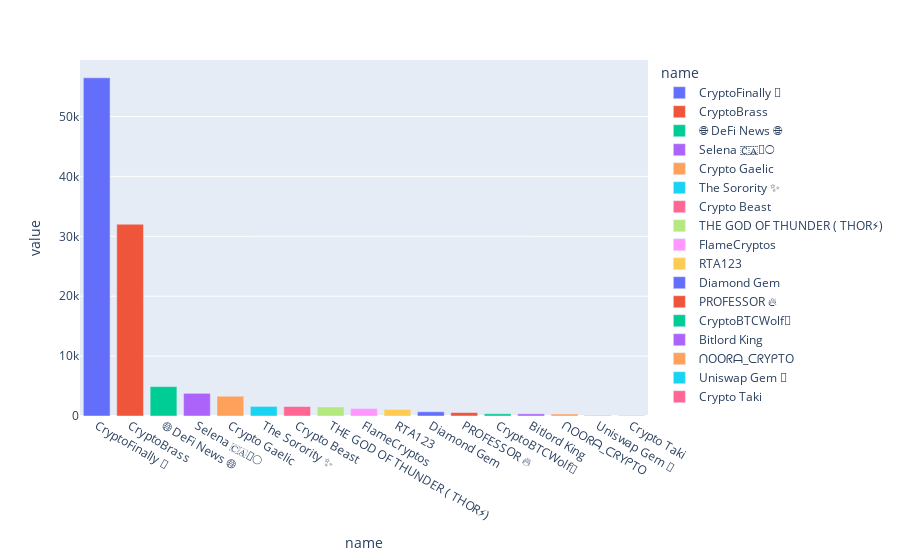

Notebook source saved alongside this figure:
### Code cell
import plotly.express as px
#df = px.data.tips()
fig = px.bar(df, x="name", y=['tweet_count'],color="name",labels=True)
fig.show()

### Figure 1 — Plotly figure (JSON) as saved in the notebook; plotly's stock layout.template omitted (floating-point values rounded to 4 significant figures)
{"data": [{"alignmentgroup": "True", "hovertemplate": "name=%{x}<br>value=%{y}<extra></extra>", "legendgroup": "CryptoFinally 💫", "marker": {"color": "#636efa"}, "name": "CryptoFinally 💫", "offsetgroup": "CryptoFinally 💫", "orientation": "v", "showlegend": true, "textposition": "auto", "type": "bar", "x": ["CryptoFinally 💫"], "xaxis": "x", "y": [56461], "yaxis": "y"}, {"alignmentgroup": "True", "hovertemplate": "name=%{x}<br>value=%{y}<extra></extra>", "legendgroup": "CryptoBrass", "marker": {"color": "#EF553B"}, "name": "CryptoBrass", "offsetgroup": "CryptoBrass", "orientation": "v", "showlegend": true, "textposition": "auto", "type": "bar", "x": ["CryptoBrass"], "xaxis": "x", "y": [32017], "yaxis": "y"}, {"alignmentgroup": "True", "hovertemplate": "name=%{x}<br>value=%{y}<extra></extra>", "legendgroup": "🌐 DeFi News 🌐", "marker": {"color": "#00cc96"}, "name": "🌐 DeFi News 🌐", "offsetgroup": "🌐 DeFi News 🌐", "orientation": "v", "showlegend": true, "textposition": "auto", "type": "bar", "x": ["🌐 DeFi News 🌐"], "xaxis": "x", "y": [4910], "yaxis": "y"}, {"alignmentgroup": "True", "hovertemplate": "name=%{x}<br>value=%{y}<extra></extra>", "legendgroup": "Selena 🇨🇦🦋🌕", "marker": {"color": "#ab63fa"}, "name": "Selena 🇨🇦🦋🌕", "offsetgroup": "Selena 🇨🇦🦋🌕", "orientation": "v", "showlegend": true, "textposition": "auto", "type": "bar", "x": ["Selena 🇨🇦🦋🌕"], "xaxis": "x", "y": [3784], "yaxis": "y"}, {"alignmentgroup": "True", "hovertemplate": "name=%{x}<br>value=%{y}<extra></extra>", "legendgroup": "Crypto Gaelic", "marker": {"color": "#FFA15A"}, "name": "Crypto Gaelic", "offsetgroup": "Crypto Gaelic", "orientation": "v", "showlegend": true, "textposition": "auto", "type": "bar", "x": ["Crypto Gaelic"], "xaxis": "x", "y": [3304], "yaxis": "y"}, {"alignmentgroup": "True", "hovertemplate": "name=%{x}<br>value=%{y}<extra></extra>", "legendgroup": "The Sorority ✨", "marker": {"color": "#19d3f3"}, "name": "The Sorority ✨", "offsetgroup": "The Sorority ✨", "orientation": "v", "showlegend": true, "textposition": "auto", "type": "bar", "x": ["The Sorority ✨"], "xaxis": "x", "y": [1601], "yaxis": "y"}, {"alignmentgroup": "True", "hovertemplate": "name=%{x}<br>value=%{y}<extra></extra>", "legendgroup": "Crypto Beast", "marker": {"color": "#FF6692"}, "name": "Crypto Beast", "offsetgroup": "Crypto Beast", "orientation": "v", "showlegend": true, "textposition": "auto", "type": "bar", "x": ["Crypto Beast"], "xaxis": "x", "y": [1584], "yaxis": "y"}, {"alignmentgroup": "True", "hovertemplate": "name=%{x}<br>value=%{y}<extra></extra>", "legendgroup": "THE GOD OF THUNDER ( THOR⚡)", "marker": {"color": "#B6E880"}, "name": "THE GOD OF THUNDER ( THOR⚡)", "offsetgroup": "THE GOD OF THUNDER ( THOR⚡)", "orientation": "v", "showlegend": true, "textposition": "auto", "type": "bar", "x": ["THE GOD OF THUNDER ( THOR⚡)"], "xaxis": "x", "y": [1506], "yaxis": "y"}, {"alignmentgroup": "True", "hovertemplate": "name=%{x}<br>value=%{y}<extra></extra>", "legendgroup": "FlameCryptos", "marker": {"color": "#FF97FF"}, "name": "FlameCryptos", "offsetgroup": "FlameCryptos", "orientation": "v", "showlegend": true, "textposition": "auto", "type": "bar", "x": ["FlameCryptos"], "xaxis": "x", "y": [1253], "yaxis": "y"}, {"alignmentgroup": "True", "hovertemplate": "name=%{x}<br>value=%{y}<extra></extra>", "legendgroup": "RTA123", "marker": {"color": "#FECB52"}, "name": "RTA123", "offsetgroup": "RTA123", "orientation": "v", "showlegend": true, "textposition": "auto", "type": "bar", "x": ["RTA123"], "xaxis": "x", "y": [1096], "yaxis": "y"}, {"alignmentgroup": "True", "hovertemplate": "name=%{x}<br>value=%{y}<extra></extra>", "legendgroup": "Diamond Gem", "marker": {"color": "#636efa"}, "name": "Diamond Gem", "offsetgroup": "Diamond Gem", "orientation": "v", "showlegend": true, "textposition": "auto", "type": "bar", "x": ["Diamond Gem"], "xaxis": "x", "y": [704], "yaxis": "y"}, {"alignmentgroup": "True", "hovertemplate": "name=%{x}<br>value=%{y}<extra></extra>", "legendgroup": "PROFESSOR 🔥", "marker": {"color": "#EF553B"}, "name": "PROFESSOR 🔥", "offsetgroup": "PROFESSOR 🔥", "orientation": "v", "showlegend": true, "textposition": "auto", "type": "bar", "x": ["PROFESSOR 🔥"], "xaxis": "x", "y": [575], "yaxis": "y"}, {"alignmentgroup": "True", "hovertemplate": "name=%{x}<br>value=%{y}<extra></extra>", "legendgroup": "CryptoBTCWolf👑", "marker": {"color": "#00cc96"}, "name": "CryptoBTCWolf👑", "offsetgroup": "CryptoBTCWolf👑", "orientation": "v", "showlegend": true, "textposition": "auto", "type": "bar", "x": ["CryptoBTCWolf👑"], "xaxis": "x", "y": [376], "yaxis": "y"}, {"alignmentgroup": "True", "hovertemplate": "name=%{x}<br>value=%{y}<extra></extra>", "legendgroup": "Bitlord King", "marker": {"color": "#ab63fa"}, "name": "Bitlord King", "offsetgroup": "Bitlord King", "orientation": "v", "showlegend": true, "textposition": "auto", "type": "bar", "x": ["Bitlord King"], "xaxis": "x", "y": [360], "yaxis": "y"}, {"alignmentgroup": "True", "hovertemplate": "name=%{x}<br>value=%{y}<extra></extra>", "legendgroup": "ᑎOOᖇᗩ_ᑕᖇYᑭTO", "marker": {"color": "#FFA15A"}, "name": "ᑎOOᖇᗩ_ᑕᖇYᑭTO", "offsetgroup": "ᑎOOᖇᗩ_ᑕᖇYᑭTO", "orientation": "v", "showlegend": true, "textposition": "auto", "type": "bar", "x": ["ᑎOOᖇᗩ_ᑕᖇYᑭTO"], "xaxis": "x", "y": [335], "yaxis": "y"}, {"alignmentgroup": "True", "hovertemplate": "name=%{x}<br>value=%{y}<extra></extra>", "legendgroup": "Uniswap Gem 💎", "marker": {"color": "#19d3f3"}, "name": "Uniswap Gem 💎", "offsetgroup": "Uniswap Gem 💎", "orientation": "v", "showlegend": true, "textposition": "auto", "type": "bar", "x": ["Uniswap Gem 💎"], "xaxis": "x", "y": [96], "yaxis": "y"}, {"alignmentgroup": "True", "hovertemplate": "name=%{x}<br>value=%{y}<extra></extra>", "legendgroup": "Crypto Taki", "marker": {"color": "#FF6692"}, "name": "Crypto Taki", "offsetgroup": "Crypto Taki", "orientation": "v", "showlegend": true, "textposition": "auto", "type": "bar", "x": ["Crypto Taki"], "xaxis": "x", "y": [66], "yaxis": "y"}], "layout": {"barmode": "relative", "legend": {"title": {"text": "name"}, "tracegroupgap": 0}, "margin": {"t": 60}, "xaxis": {"anchor": "y", "categoryarray": ["CryptoFinally 💫", "CryptoBrass", "🌐 DeFi News 🌐", "Selena 🇨🇦🦋🌕", "Crypto Gaelic", "The Sorority ✨", "Crypto Beast", "THE GOD OF THUNDER ( THOR⚡)", "FlameCryptos", "RTA123", "Diamond Gem", "PROFESSOR 🔥", "CryptoBTCWolf👑", "Bitlord King", "ᑎOOᖇᗩ_ᑕᖇYᑭTO", "Uniswap Gem 💎", "Crypto Taki"], "categoryorder": "array", "domain": [0, 1], "title": {"text": "name"}}, "yaxis": {"anchor": "x", "domain": [0, 1], "title": {"text": "value"}}}}
